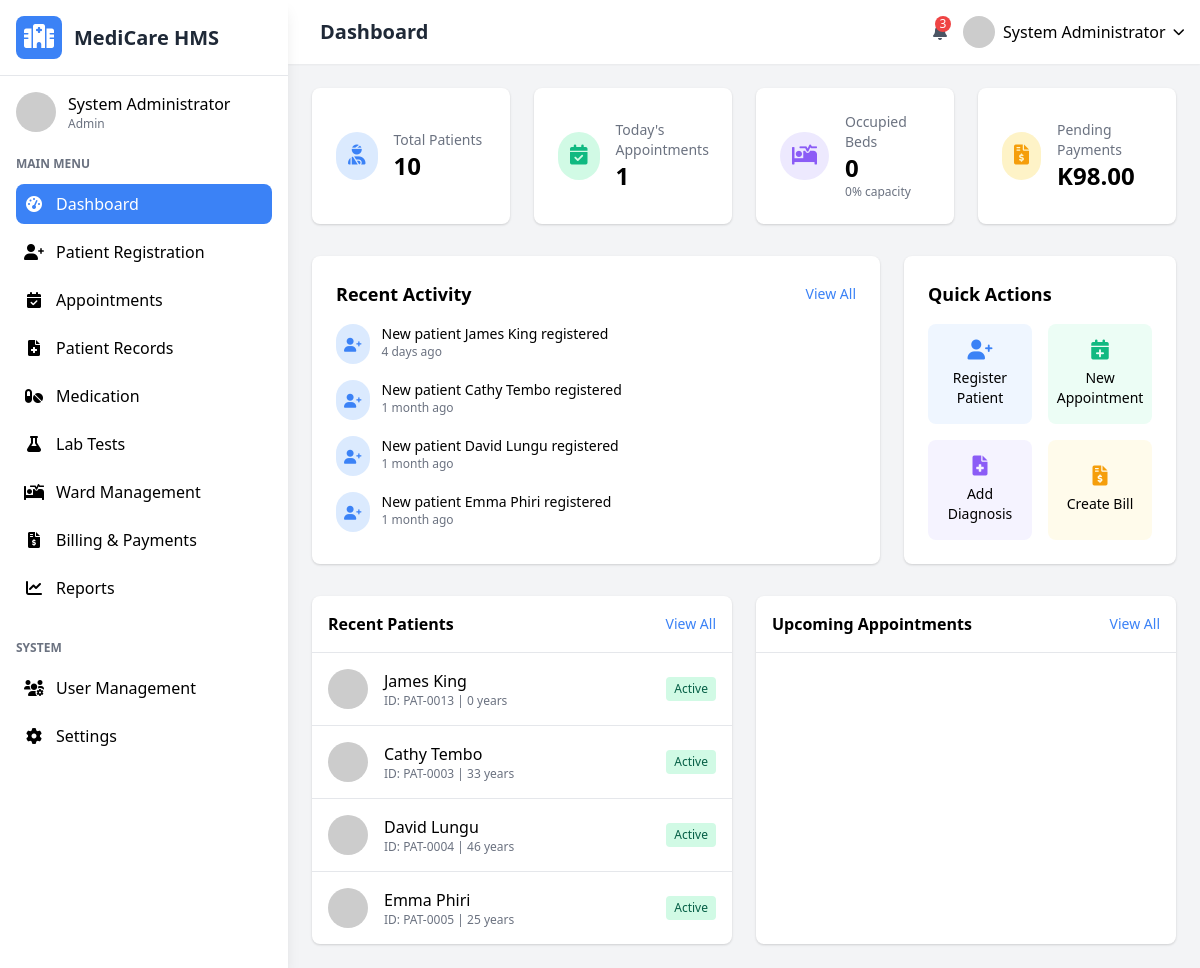
/index.php (signed in), run on the app's committed database.
### tables this page shows
CREATE TABLE `users` (
  `user_id` int(11) NOT NULL,
  `username` varchar(50) NOT NULL,
  `password_hash` varchar(255) NOT NULL,
  `email` varchar(100) NOT NULL,
  `first_name` varchar(50) NOT NULL,
  `last_name` varchar(50) NOT NULL,
  `role` enum('admin','doctor','nurse','receptionist','lab_technician','pharmacist') NOT NULL,
  `specialization` varchar(100) DEFAULT NULL,
  `phone` varchar(20) DEFAULT NULL,
  `address` text DEFAULT NULL,
  `hire_date` date DEFAULT NULL,
  `status` enum('active','inactive','on_leave') DEFAULT 'active',
  `created_at` timestamp NOT NULL DEFAULT current_timestamp(),
  `updated_at` timestamp NOT NULL DEFAULT current_timestamp() ON UPDATE current_timestamp()
);

CREATE TABLE `patients` (
  `patient_id` int(11) NOT NULL,
  `first_name` varchar(50) NOT NULL,
  `last_name` varchar(50) NOT NULL,
  `date_of_birth` date NOT NULL,
  `gender` enum('male','female') NOT NULL,
  `blood_type` enum('Unknown','A+','A-','B+','B-','AB+','AB-','O+','O-') DEFAULT NULL,
  `phone` varchar(20) NOT NULL,
  `email` varchar(100) DEFAULT NULL,
  `address` text DEFAULT NULL,
  `emergency_contact_name` varchar(100) DEFAULT NULL,
  `emergency_contact_phone` varchar(20) DEFAULT NULL,
  `insurance_provider` varchar(100) DEFAULT NULL,
  `insurance_policy_number` varchar(50) DEFAULT NULL,
  `registration_date` timestamp NOT NULL DEFAULT current_timestamp(),
  `updated_at` timestamp NOT NULL DEFAULT current_timestamp() ON UPDATE current_timestamp()
);

### index.php (the view, shortened to what the rows shown need)
<?php
$page_title = "Dashboard";
require_once 'includes/header.php';
$beds_count = $conn->query("SELECT COUNT(*) FROM beds WHERE status = 'occupied'")->fetch_row()[0];
?>
<div class="grid grid-cols-1 lg:grid-cols-3 gap-6 mb-8">
    <div class="bg-white rounded-lg shadow p-6 lg:col-span-2">
        <div class="space-y-4">
            <?php
            $activities = $conn->query("
                SELECT 'patient' as type, first_name, last_name, registration_date as date
                FROM patients
                ORDER BY registration_date DESC
                LIMIT 4
            ");
            while ($activity = $activities->fetch_assoc()):
                $time_ago = time_elapsed_string($activity['date']);
            ?>
            <div class="flex items-start space-x-3">
                <div class="bg-blue-100 p-2 rounded-full">
                    <i class="fas fa-user-plus text-blue-500 text-sm"></i>
                </div>
                <div>
                    <p class="text-sm">New patient <span class="font-medium"><?php echo htmlspecialchars($activity['first_name'] . ' ' . $activity['last_name']); ?></span> registered</p>
                    <p class="text-xs text-gray-500"><?php echo $time_ago; ?></p>
                </div>
            </div>
            <?php endwhile; ?>
        </div>
    </div>
</div>
<div class="grid grid-cols-1 lg:grid-cols-2 gap-6">
    <div class="bg-white rounded-lg shadow overflow-hidden">
        <div class="divide-y">
            <?php
            $recent_patients = $conn->query("
                SELECT patient_id, first_name, last_name, date_of_birth, registration_date
                FROM patients
                ORDER BY registration_date DESC
                LIMIT 4
            ");
            while ($patient = $recent_patients->fetch_assoc()):
                $age = date_diff(date_create($patient['date_of_birth']), date_create('today'))->y;
            ?>
            <div class="p-4 flex items-center space-x-4 hover:bg-gray-50">
                <img src="https://randomuser.me/api/portraits/lego/<?php echo $patient['patient_id'] % 10; ?>.jpg" alt="Patient" class="w-10 h-10 rounded-full">
                <div class="flex-1">
                    <p class="font-medium"><?php echo htmlspecialchars($patient['first_name'] . ' ' . $patient['last_name']); ?></p>
                    <p class="text-xs text-gray-500">ID: PAT-<?php echo str_pad($patient['patient_id'], 4, '0', STR_PAD_LEFT); ?> | <?php echo $age; ?> years</p>
                </div>
                <span class="bg-green-100 text-green-800 text-xs px-2 py-1 rounded">Active</span>
            </div>
            <?php endwhile; ?>
        </div>
    </div>
</div>
<?php
require_once 'includes/footer.php';
function time_elapsed_string($datetime, $full = false) {
    $now = new DateTime;
    $ago = new DateTime($datetime);
    $diff = $now->diff($ago);
    $units = [
        'y' => $diff->y,
        'm' => $diff->m,
        'd' => $diff->d,
        'h' => $diff->h,
        'i' => $diff->i,
        's' => $diff->s,
    ];
    if (!$full && $units['d'] >= 7) {
        $weeks = floor($units['d'] / 7);
        $units['w'] = $weeks;
        $units['d'] = $units['d'] % 7;
    }
    $labels = [
        'y' => 'year',
        'm' => 'month',
        'w' => 'week',
        'd' => 'day',
        'h' => 'hour',
        'i' => 'minute',
        's' => 'second',
    ];
    $parts = [];
    foreach ($units as $unit => $value) {
        if ($value > 0 && isset($labels[$unit])) {
            $parts[] = $value . ' ' . $labels[$unit] . ($value > 1 ? 's' : '');
        }
    }
    if (!$full) {
        $parts = array_slice($parts, 0, 1);
    }
    return $parts ? implode(', ', $parts) . ' ago' : 'just now';
}
?>

### includes/header.php (shortened to what the rows shown need)
<?php
require_once 'config.php';
$user_id = $_SESSION['user_id'];
$user_query = $conn->prepare("SELECT * FROM users WHERE user_id = ?");
$user_query->bind_param("i", $user_id);
$user_query->execute();
$user_result = $user_query->get_result();
$user = $user_result->fetch_assoc();
?>
<!DOCTYPE html>
<html lang="en">
<head>
    <link href="https://cdn.jsdelivr.net/npm/tailwindcss@2.2.19/dist/tailwind.min.css" rel="stylesheet">
    <link rel="stylesheet" href="https://cdnjs.cloudflare.com/ajax/libs/font-awesome/6.0.0-beta3/css/all.min.css">
</head>
<body class="bg-gray-100 font-sans">
    <div class="flex h-screen overflow-hidden">
        <?php include 'includes/sidebar.php'; ?>
        <div class="flex-1 overflow-y-auto main-content md:ml-64 lg:ml-72">
            <header class="bg-white shadow-sm p-4 flex justify-between items-center sticky top-0 z-10">
                <div class="flex items-center space-x-4">
                    <h2 class="text-xl font-semibold text-gray-800"><?php echo isset($page_title) ? $page_title : 'Dashboard'; ?></h2>
                </div>
                <div class="flex items-center space-x-4">
                    <div class="relative">
                        <button id="userMenuButton" class="flex items-center space-x-2 focus:outline-none">
                            <img src="https://randomuser.me/api/portraits/lego/5.jpg" alt="User" class="w-8 h-8 rounded-full">
                            <span class="hidden md:inline"><?php echo htmlspecialchars($user['first_name'] . ' ' . $user['last_name']); ?></span>
                            <i class="fas fa-chevron-down text-xs"></i>
                        </button>
                    </div>
                </div>
            </header>
            <main class="p-6">

### includes/sidebar.php (shortened to what the rows shown need)
<div class="sidebar bg-white w-64 md:w-72 shadow-lg fixed h-full overflow-y-auto transform -translate-x-full md:translate-x-0 transition-transform duration-300 ease-in-out z-20">
    <div class="p-4 flex items-center justify-between border-b">
        <div class="flex items-center space-x-3">
            <h1 class="text-xl font-bold text-gray-800">MediCare HMS</h1>
        </div>
    </div>
    <div class="p-4">
        <div class="flex items-center space-x-3 mb-6">
            <div>
                <p class="font-medium"><?php echo htmlspecialchars($user['first_name'] . ' ' . $user['last_name']); ?></p>
                <p class="text-xs text-gray-500"><?php echo ucfirst($user['role']); ?></p>
            </div>
        </div>
    </div>
</div>

### data on the page
users: first_name+last_name "System Administrator", role "Admin"
patients: first_name+last_name "James King", registration_date "4 days ago", patient_id "0013", age "0"
patients: first_name+last_name "Cathy Tembo", registration_date "1 month ago", patient_id "0003", date_of_birth "33"
patients: first_name+last_name "David Lungu", registration_date "1 month ago", patient_id "0004", date_of_birth "46"
patients: first_name+last_name "Emma Phiri", registration_date "1 month ago", patient_id "0005", date_of_birth "25"

### other printed values
$page_title "Dashboard"
$patients_count "10"
$appointments_count "1"
$beds_count "0"
$capacity "0"
format_currency($pending_payments ?? 0, $settings['currency_symbol']) "K98.00"
